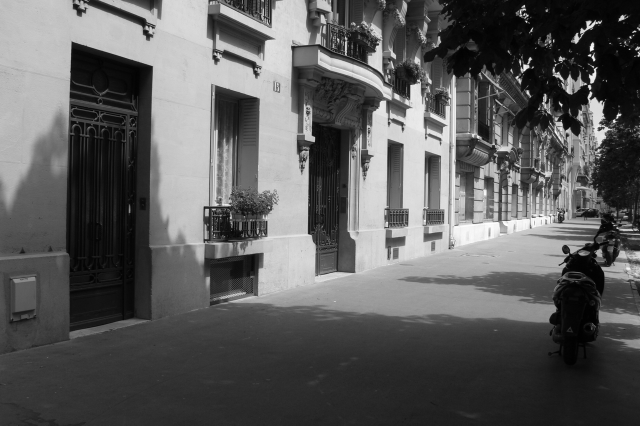
#> input picture images/png/street.png, 1280 x 851 px (shown at 1/2 size)
$ python hw2_1.py   (older library calls are emulated)
#> lines starting #> are read from the running program, lines starting #| are printed output that depends on the picture
import numpy as np
import cv2
import matplotlib.pyplot as plt
import cv.hw1.hw1_3 as hw1

##################################################################################
# Bir önceki ödevdeki kaynak kodları kullanarak DoG ölçek uzayının oluşturulması #
##################################################################################

kaynak_imge = cv2.imread('../images/png/street.png')
#> kaynak_imge is the input picture: shape (851, 1280, 3); min 0, max 255, mean 92.4
kaynak_imge = cv2.cvtColor(kaynak_imge, cv2.COLOR_BGR2GRAY)
#> kaynak_imge: shape (851, 1280)

h, w = kaynak_imge.shape[:2]
#> h = 851; w = 1280

# Gauss gürültüsünün oluşturulup uygulanması
gauss_gurultusu = np.random.normal(0, 30, (h, w))
gurultulu_imge = kaynak_imge + gauss_gurultusu
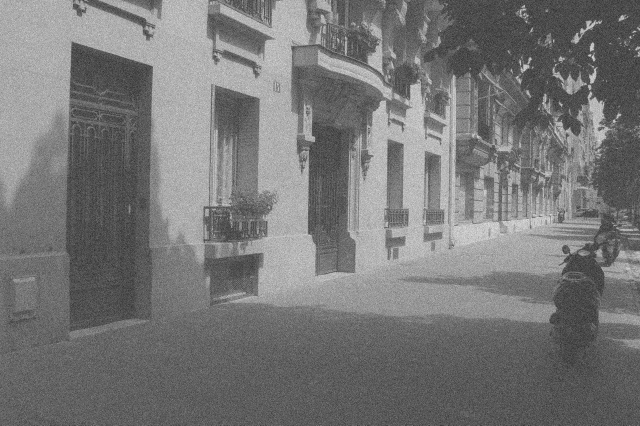
#> gurultulu_imge: shape (851, 1280) float64 (shown at 1/2 size); min -136.6, max 351.7, mean 92.5; drawn with min black and max white
kirpilmis_imge = gurultulu_imge[:400, :400]
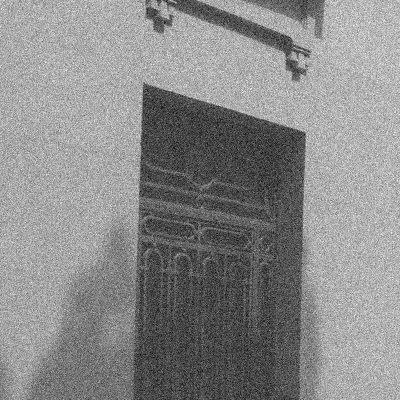
#> kirpilmis_imge: shape (400, 400) float64; min -109.4, max 336, mean 131.9; drawn with min black and max white


# Ölçek uzayının oluşturulması
#> (the run stopped early here; a loop or call above may not have finished)

$ run again, with images/png/building2-1.png copied over images/png/street.png
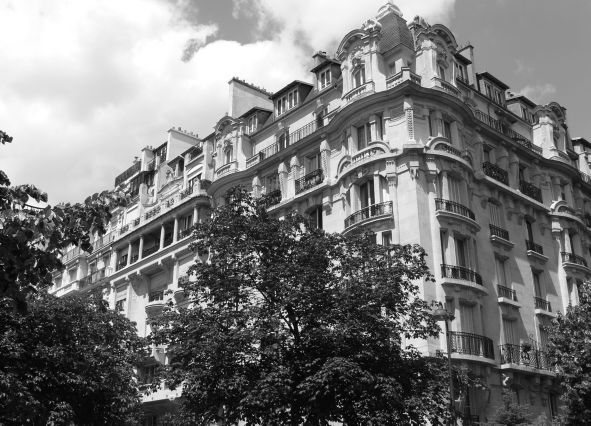
#> input picture images/png/building2-1.png, 1181 x 851 px (shown at 1/2 size)
#> kaynak_imge is the input picture: shape (851, 1181, 3); min 0, max 255, mean 118.8
#> kaynak_imge: shape (851, 1181)
#> `gurultulu_imge = kaynak_imge + gauss_gurultusu`:
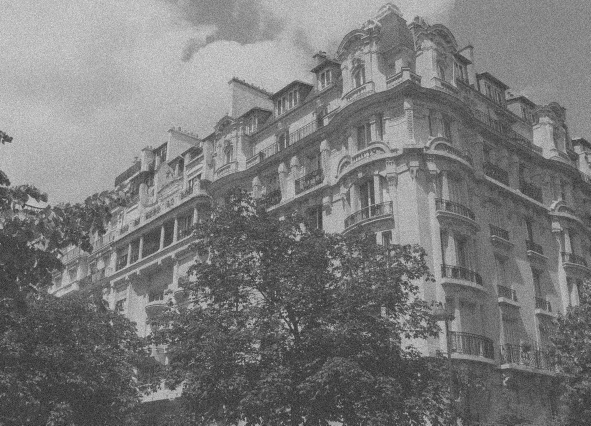
#> gurultulu_imge: shape (851, 1181) float64 (shown at 1/2 size); min -123.6, max 382.3, mean 118.8; drawn with min black and max white
#> `kirpilmis_imge = gurultulu_imge[:400, :400]`:
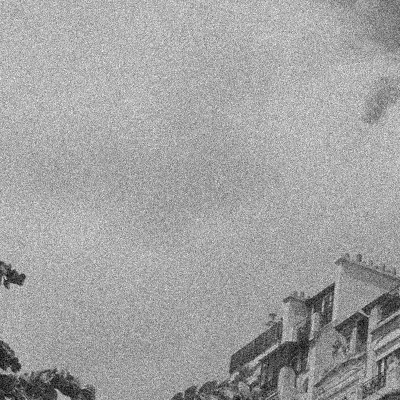
#> kirpilmis_imge: shape (400, 400) float64; min -59.16, max 382.3, mean 221.6; drawn with min black and max white
